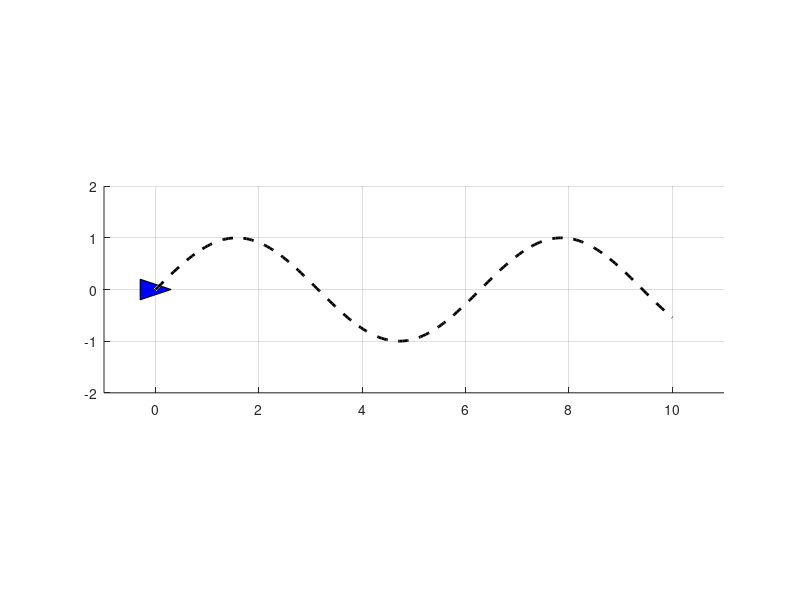

This chart was generated by the following MATLAB code: (Note: this script raises an error after producing the figure.)
% Mobile Robot Animation using hgtransform
clear; clc; close all;

%% 1. Setup the Fixed Line
t_path = linspace(0, 10, 200);
path_x = t_path;
path_y = sin(t_path);

figure('Name', 'Smooth Robot Animation', 'Color', 'w');
hold on; grid on; axis equal;
xlim([-1, 11]); ylim([-2, 2]);

% Draw the fixed line ONCE. We will never clear or redraw this.
plot(path_x, path_y, 'k--', 'LineWidth', 2); 

%% 2. Create the Robot Shape and Transform Group
% Create a transform object. This is an invisible container we will move.
robot_transform = hgtransform; 

% Define a simple robot shape (a triangle pointing forward)
% The shape is defined centered at (0,0) pointing along the X-axis
robot_length = 0.6;
robot_width = 0.4;
robot_x_coords = [robot_length/2, -robot_length/2, -robot_length/2];
robot_y_coords = [0, robot_width/2, -robot_width/2];

% Draw the robot as a filled polygon and 'parent' it to the transform group
patch('XData', robot_x_coords, 'YData', robot_y_coords, ...
      'FaceColor', 'b', 'Parent', robot_transform);

%% 3. Simulation Loop
dt = 0.1;
v = 0.5;
x = path_x(1); 
y = path_y(1);
theta = pi/4; % Start at an angle

for i = 1:200
    % --- KINEMATICS (Replace with your actual control logic) ---
    % For this animation demo, we will just make it follow the path exactly
    x = path_x(i);
    y = path_y(i);
    
    % Calculate heading (tangent to the path)
    if i < 200
        theta = atan2(path_y(i+1) - y, path_x(i+1) - x);
    end
    
    % --- ANIMATION UPDATE ---
    % Create a translation matrix (moves the object to x, y, z)
    T = makehgtform('translate', [x, y, 0]);
    
    % Create a rotation matrix (rotates the object around the Z axis by theta)
    R = makehgtform('zrotate', theta);
    
    % Combine them (Translation * Rotation) and apply to the transform group
    robot_transform.Matrix = T * R; 
    
    % Use drawnow to flush the graphics pipeline and render the frame
    % 'drawnow limitrate' is even better for smooth, fast animations
    drawnow limitrate; 
    
    pause(0.05); % Control visual speed
end
